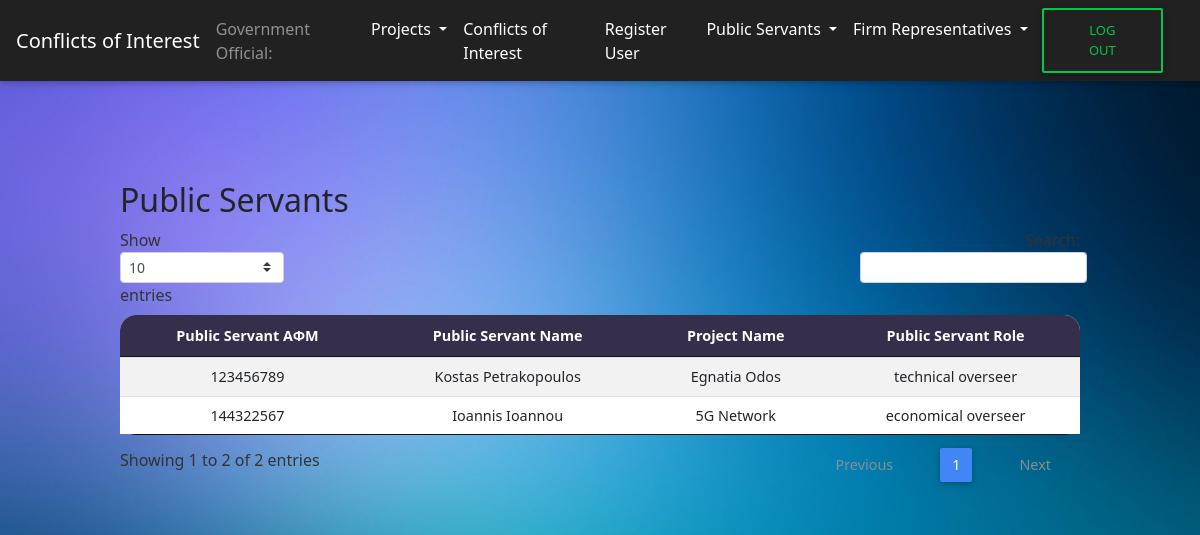
Page /CoI/view_public_servants_GO.php on the earlier database version.
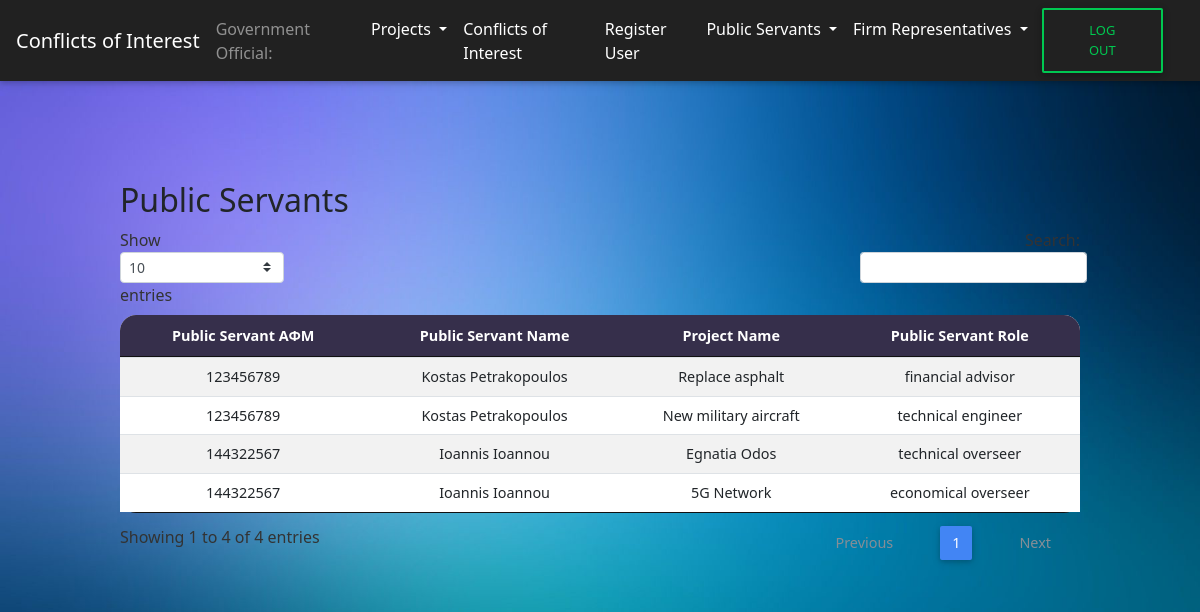
Same page on the later database version.
### tables this page shows
CREATE TABLE `public_servants` (
  `ps_AFM` int(9) NOT NULL,
  `project_id` int(9) NOT NULL,
  `ps_role` varchar(50) NOT NULL
);

CREATE TABLE `users` (
  `AFM` int(11) NOT NULL,
  `name` varchar(50) NOT NULL,
  `password` varchar(255) NOT NULL,
  `user_type` varchar(2) NOT NULL,
  `created_at` datetime DEFAULT current_timestamp()
);

CREATE TABLE `projects` (
  `project_id` int(12) NOT NULL,
  `project_name` varchar(255) NOT NULL,
  `project_start_date` date NOT NULL,
  `project_end_date` date NOT NULL,
  `project_desc` varchar(1000) NOT NULL
);

### CoI/view_public_servants_GO.php (the view, shortened to what this page needs)
<?php include('header.php');
include('connect.php');
?>
<nav class="navbar navbar-expand-lg navbar-dark bg-dark">
    <a class="navbar-brand" href="#">Conflicts of Interest</a>
    <span class="navbar-text">
        Government Official:
    </span>
    <div class="collapse navbar-collapse" id="navbarSupportedContent">
        <ul class="navbar-nav mr-auto">
            <li class="nav-item dropdown">
                <a class="nav-link dropdown-toggle" href="#" id="navbarDropdown" role="button" data-toggle="dropdown" aria-haspopup="true" aria-expanded="false">
                    Projects
                </a>
            </li>
            <li class="nav-item">
                <a class="nav-link" href="conflicts.php">Conflicts of Interest</a>
            </li>
            <li class="nav-item">
                <a class="nav-link" href="register.php">Register User</a>
            </li>
            <li class="nav-item dropdown">
                <a class="nav-link dropdown-toggle" href="#" id="navbarDropdown" role="button" data-toggle="dropdown" aria-haspopup="true" aria-expanded="false">
                    Public Servants
                </a>
            </li>
            <li class="nav-item dropdown">
                <a class="nav-link dropdown-toggle" href="#" id="navbarDropdown" role="button" data-toggle="dropdown" aria-haspopup="true" aria-expanded="false">
                    Firm Representatives
                </a>
            </li>
        </ul>
        <form class="form-inline my-2 my-lg-0" method="post" action="logout.php" id="logoutform">
            <button class="btn btn-outline-success my-2 my-sm-0" type="submit" id="logout-btn">Log Out</button>
        </form>
    </div>
</nav>
<div id="Public Servants">
    <div class="wrapper-table">
        <div class="page-header clearfix">
            <h2 class="pull-left">Public Servants</h2>
        </div>
        <?php
        $sql = "SELECT * FROM public_servants INNER JOIN users ON users.AFM = public_servants.ps_AFM INNER JOIN projects ON projects.project_id = public_servants.project_id";
        if ($result = mysqli_query($conn, $sql)) {
            if (mysqli_num_rows($result) > 0) {
                echo  "<table id='ps_projects' class='table table-striped table-sm project-table' cellspacing='0' width='100%'>";
                echo "<thead>";
                echo "<tr>";
                echo "<th class='th-sm' id ='th-first' >Public Servant ΑΦΜ</th>";
                echo "<th class='th-sm'>Public Servant Name</th>";
                echo "<th class='th-sm'>Project Name</th>";
                echo "<th class='th-sm' id='th-last'>Public Servant Role</th>";
                echo "</tr>";
                echo "</thead>";
                echo "<tbody>";
                while ($row = mysqli_fetch_array($result)) {
                    echo "<tr>";
                    echo "<td>" . $row['ps_AFM'] . "</td>";
                    echo "<td>" . $row['name'] . "</td>";
                    echo "<td>" . $row['project_name'] . "</td>";
                    echo "<td>" . $row['ps_role'] . "</td>";
                    echo "</tr>";
                }
                echo "</table>";
            } else {
                echo "<p class='lead'><em>No records were found.</em></p>";
            }
        } else {
            echo "ERROR: Could not able to execute $sql. " . mysqli_error($conn);
        }
        ?>
    </div>
</div>
</body>
<?php include('footer.php') ?>
</html>

### CoI/header.php (shortened to what this page needs)
<!DOCTYPE html>
<html lang="zxx">
    <head>
        <link rel="stylesheet" type="text/css" href="css/jquery.dataTables.min.css" />
        <link rel="stylesheet" href="css/bootstrap.min.css" type="text/css">
        <link rel="stylesheet" href="css/style.css" type="text/css">
        <link rel="stylesheet" href="css/mdb.min.css" type="text/css">
    </head>
<body>

### CoI/footer.php (shortened to what this page needs)
</body>
</html>

### CoI/css/style.css (style rules this page uses)
html, * { padding: 0px; margin: 0px; font-family: Segoe UI; }
body { height: 100%; font-family: Segoe UI; }
body { background-image: url("../assets/Background.png"); background-size: cover; background-repeat: no-repeat; background-attachment: fixed; }
.wrapper-table { margin-top: 100px; margin-bottom: 100px; width: 80%; margin-left: auto; margin-right: auto; }
.project-table { border-radius: 1rem; background-color: white; text-align: center; }
th { background-color: #362F4B; border-color: black; color: white; }
#th-first { border-radius: 16px 0px 0px 0px; }
#th-last { border-radius: 0px 16px 0px 0px; }
::placeholder { color: lightgray; }
#logoutform { float:right; margin-right: 15px; }

Differences in the rows shown:
removed public_servants: ps_AFM "123456789", ps_AFM.name "Kostas Petrakopoulos", project.project_name "Egnatia Odos", ps_role "technical overseer"
added public_servants: ps_AFM "123456789", users.name "Kostas Petrakopoulos", project.project_name "Replace asphalt", ps_role "financial advisor"
added public_servants: ps_AFM "123456789", users.name "Kostas Petrakopoulos", project.project_name "New military aircraft", ps_role "technical engineer"
added public_servants: ps_AFM "144322567", users.name "Ioannis Ioannou", project.project_name "Egnatia Odos", ps_role "technical overseer"
Other differences:
text written by a page script: "Show entries Showing 1 to 2 of 2 entries Previous 1 Next" → "Show entries Showing 1 to 4 of 4 entries Previous 1 Next"
